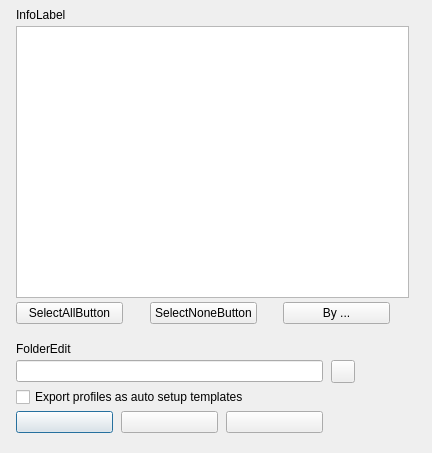
<?xml version="1.0" encoding="UTF-8"?>
<ui version="4.0">
  <class>CreateConfForm</class>
  <widget class="QDialog" name="CreateConfForm">
    <property name="geometry"><rect><x>0</x><y>0</y><width>424</width><height>453</height></rect></property>
    <property name="windowTitle"><string>Conf-Dateien erstellen</string></property>
    <property name="vclBorderStyle" stdset="0"><string notr="true">bsDialog</string></property>
    <property name="vclPosition" stdset="0"><string notr="true">poOwnerFormCenter</string></property>
    <property name="vclKeyPreview" stdset="0"><bool>true</bool></property>
    <property name="vclDesignWidth" stdset="0"><number>424</number></property>
    <property name="vclDesignHeight" stdset="0"><number>453</number></property>
    <layout class="QVBoxLayout" name="CreateConfForm_Layout" stretch="0,0,0,1">
      <property name="leftMargin"><number>16</number></property>
      <property name="topMargin"><number>8</number></property>
      <property name="rightMargin"><number>15</number></property>
      <property name="bottomMargin"><number>8</number></property>
      <property name="spacing"><number>0</number></property>
      <item>
        <layout class="QGridLayout" name="CreateConfForm_Section1" columnstretch="0,0,0,1">
          <property name="leftMargin"><number>0</number></property>
          <property name="topMargin"><number>0</number></property>
          <property name="rightMargin"><number>0</number></property>
          <property name="bottomMargin"><number>0</number></property>
          <property name="horizontalSpacing"><number>8</number></property>
          <property name="verticalSpacing"><number>4</number></property>
          <item row="0" column="0" colspan="4">
            <widget class="QLabel" name="InfoLabel">
              <property name="text"><string>InfoLabel</string></property>
              <property name="textFormat"><enum>Qt::PlainText</enum></property>
              <property name="alignment"><set>Qt::AlignLeft|Qt::AlignTop</set></property>
            </widget>
          </item>
          <item row="1" column="0" colspan="3" alignment="Qt::AlignLeft">
            <widget class="QListWidget" name="ListBox">
              <property name="vclCheckList" stdset="0"><bool>true</bool></property>
              <property name="minimumSize"><size><width>393</width><height>272</height></size></property>
            </widget>
          </item>
          <item row="2" column="0" alignment="Qt::AlignLeft">
            <widget class="QPushButton" name="SelectAllButton">
              <property name="text"><string>SelectAllButton</string></property>
              <property name="autoDefault"><bool>false</bool></property>
              <property name="vclOnClick" stdset="0"><string notr="true">SelectButtonClick</string></property>
              <property name="minimumSize"><size><width>107</width><height>0</height></size></property>
            </widget>
          </item>
          <item row="2" column="1" alignment="Qt::AlignLeft">
            <widget class="QPushButton" name="SelectNoneButton">
              <property name="tag" stdset="0"><number>1</number></property>
              <property name="text"><string>SelectNoneButton</string></property>
              <property name="autoDefault"><bool>false</bool></property>
              <property name="vclOnClick" stdset="0"><string notr="true">SelectButtonClick</string></property>
              <property name="minimumSize"><size><width>107</width><height>0</height></size></property>
            </widget>
          </item>
          <item row="2" column="2" alignment="Qt::AlignLeft">
            <widget class="QPushButton" name="SelectGenreButton">
              <property name="tag" stdset="0"><number>2</number></property>
              <property name="text"><string>By ...</string></property>
              <property name="autoDefault"><bool>false</bool></property>
              <property name="vclOnClick" stdset="0"><string notr="true">SelectButtonClick</string></property>
              <property name="minimumSize"><size><width>107</width><height>0</height></size></property>
            </widget>
          </item>
          <item row="0" column="3">
            <spacer name="CreateConfForm_Section1_HFill">
              <property name="orientation"><enum>Qt::Horizontal</enum></property>
              <property name="sizeHint" stdset="0"><size><width>0</width><height>0</height></size></property>
            </spacer>
          </item>
        </layout>
      </item>
      <item>
        <spacer name="CreateConfForm_Gap1">
          <property name="orientation"><enum>Qt::Vertical</enum></property>
          <property name="sizeType"><enum>QSizePolicy::Fixed</enum></property>
          <property name="sizeHint" stdset="0"><size><width>0</width><height>18</height></size></property>
        </spacer>
      </item>
      <item>
        <layout class="QGridLayout" name="CreateConfForm_Section2" columnstretch="0,0,0,0,1">
          <property name="leftMargin"><number>0</number></property>
          <property name="topMargin"><number>0</number></property>
          <property name="rightMargin"><number>0</number></property>
          <property name="bottomMargin"><number>0</number></property>
          <property name="horizontalSpacing"><number>8</number></property>
          <property name="verticalSpacing"><number>4</number></property>
          <item row="0" column="0" colspan="5">
            <widget class="QLabel" name="FolderEdit_EditLabel">
              <property name="text"><string>FolderEdit</string></property>
              <property name="textFormat"><enum>Qt::PlainText</enum></property>
              <property name="vclFocusControl" stdset="0"><string notr="true">FolderEdit</string></property>
              <property name="vclLabeledEditOf" stdset="0"><string notr="true">FolderEdit</string></property>
            </widget>
          </item>
          <item row="1" column="0" colspan="3">
            <widget class="QLineEdit" name="FolderEdit">
      </widget>
          </item>
          <item row="1" column="3" alignment="Qt::AlignLeft">
            <widget class="QToolButton" name="SelectFolderButton">
              <property name="icon"><iconset resource="../../resources/dfend.qrc"><normaloff>:/glyphs/f94df2c8efcaad41.png</normaloff></iconset></property>
              <property name="iconSize"><size><width>16</width><height>16</height></size></property>
              <property name="minimumSize"><size><width>23</width><height>0</height></size></property>
            </widget>
          </item>
          <item row="2" column="0" colspan="5">
            <widget class="QCheckBox" name="ExportAutoSetupTemplatesCheckBox">
              <property name="visible"><bool>false</bool></property>
              <property name="text"><string>Export profiles as auto setup templates</string></property>
            </widget>
          </item>
          <item row="3" column="0" alignment="Qt::AlignLeft">
            <widget class="QPushButton" name="OKButton">
              <property name="text"><string /></property>
              <property name="autoDefault"><bool>false</bool></property>
              <property name="vclKind" stdset="0"><string notr="true">bkOK</string></property>
              <property name="default"><bool>true</bool></property>
              <property name="vclModalResult" stdset="0"><string notr="true">mrOk</string></property>
              <property name="vclOnClick" stdset="0"><string notr="true">OKButtonClick</string></property>
              <property name="minimumSize"><size><width>97</width><height>0</height></size></property>
            </widget>
          </item>
          <item row="3" column="1" alignment="Qt::AlignLeft">
            <widget class="QPushButton" name="CancelButton">
              <property name="text"><string /></property>
              <property name="autoDefault"><bool>false</bool></property>
              <property name="vclKind" stdset="0"><string notr="true">bkCancel</string></property>
              <property name="vclCancel" stdset="0"><bool>true</bool></property>
              <property name="vclModalResult" stdset="0"><string notr="true">mrCancel</string></property>
              <property name="minimumSize"><size><width>97</width><height>0</height></size></property>
            </widget>
          </item>
          <item row="3" column="2" alignment="Qt::AlignLeft">
            <widget class="QPushButton" name="HelpButton">
              <property name="text"><string /></property>
              <property name="autoDefault"><bool>false</bool></property>
              <property name="vclKind" stdset="0"><string notr="true">bkHelp</string></property>
              <property name="vclOnClick" stdset="0"><string notr="true">HelpButtonClick</string></property>
              <property name="minimumSize"><size><width>97</width><height>0</height></size></property>
            </widget>
          </item>
          <item row="0" column="4">
            <spacer name="CreateConfForm_Section2_HFill">
              <property name="orientation"><enum>Qt::Horizontal</enum></property>
              <property name="sizeHint" stdset="0"><size><width>0</width><height>0</height></size></property>
            </spacer>
          </item>
        </layout>
      </item>
      <item>
        <spacer name="CreateConfForm_VFill">
          <property name="orientation"><enum>Qt::Vertical</enum></property>
          <property name="sizeHint" stdset="0"><size><width>0</width><height>0</height></size></property>
        </spacer>
      </item>
    </layout>
    <widget class="QMenu" name="PopupMenu">
      <property name="vclPopupMenu" stdset="0"><bool>true</bool></property>
    </widget>
  </widget>
  <tabstops>
    <tabstop>ListBox</tabstop>
    <tabstop>SelectAllButton</tabstop>
    <tabstop>SelectNoneButton</tabstop>
    <tabstop>SelectGenreButton</tabstop>
    <tabstop>FolderEdit</tabstop>
    <tabstop>ExportAutoSetupTemplatesCheckBox</tabstop>
    <tabstop>OKButton</tabstop>
    <tabstop>CancelButton</tabstop>
    <tabstop>HelpButton</tabstop>
  </tabstops>
  <resources>
    <include location="../../resources/dfend.qrc" />
  </resources>
  <connections />
</ui>
